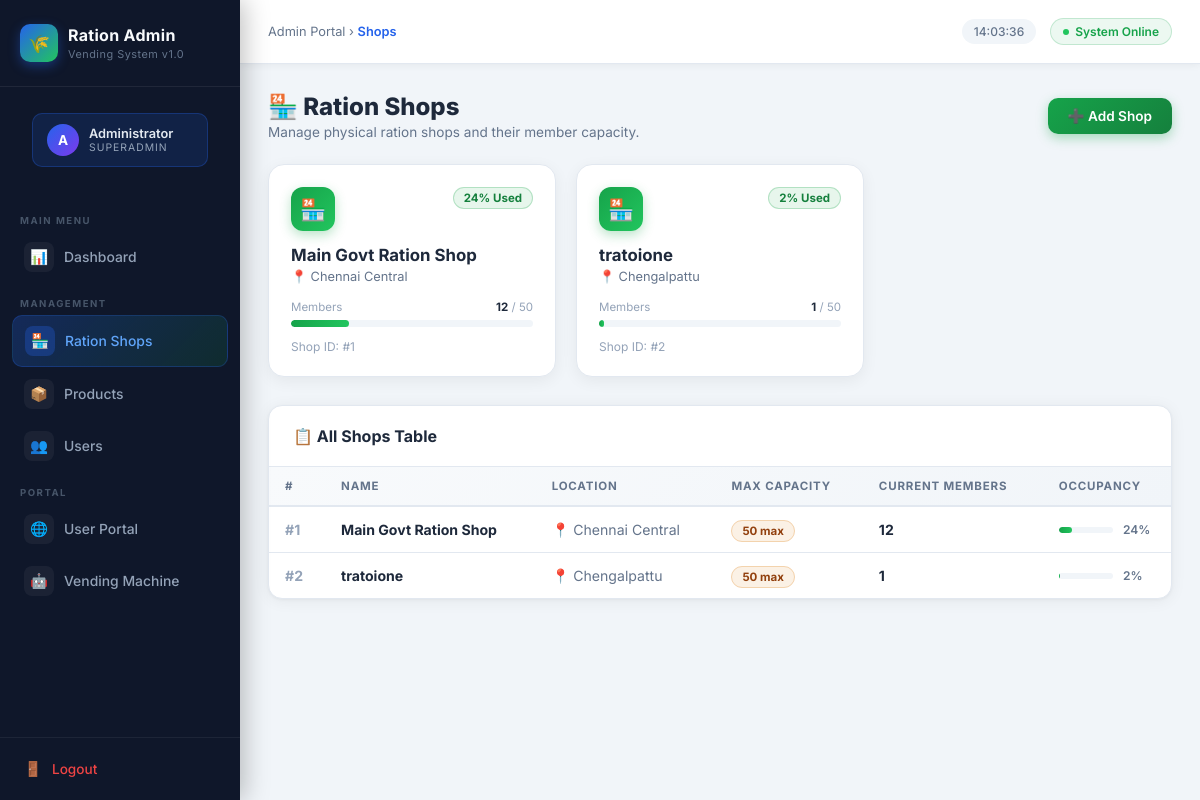
The app's page /admin/shops (signed in) with its own data.
### models.py (models this page shows)
class Shop(db.Model):
    __tablename__ = 'shop'
    id = db.Column(db.Integer, primary_key=True)
    name = db.Column(db.String(100), nullable=False)
    location = db.Column(db.String(255))
    max_members = db.Column(db.Integer, default=50)
    users = db.relationship('User', backref='shop', lazy=True)

### admin_routes.py (the view)
@admin_bp.route('/shops')
@admin_required
def shops():
    all_shops = Shop.query.all()
    return render_template('admin/shops.html', shops=all_shops)

### admin_routes.py (called while the page is built)
def admin_required(f):
    from functools import wraps
    @wraps(f)
    @login_required
    def decorated_function(*args, **kwargs):
        if not current_user.is_admin:
            flash('Admin access required.', 'error')
            return redirect(url_for('main.dashboard'))
        return f(*args, **kwargs)
    return decorated_function

### templates/admin/shops.html (shortened to what this page needs)
{% extends "admin/layout.html" %}
{% block breadcrumb %}Shops{% endblock %}
{% block content %}
<div class="page-heading">
    <div>
        <h1>🏪 Ration Shops</h1>
        <p>Manage physical ration shops and their member capacity.</p>
    </div>
    <a href="{{ url_for('admin.add_shop') }}" class="btn-green">➕ Add Shop</a>
</div>
<div style="display:grid;grid-template-columns:repeat(auto-fill,minmax(280px,1fr));gap:20px;margin-bottom:28px;">
    {% for s in shops %}
    {% set fill_pct = (s.users|length / s.max_members * 100)|int %}
    <div style="background:#fff;border-radius:16px;padding:22px;border:1px solid #e2e8f0;box-shadow:0 4px 16px rgba(0,0,0,0.06);transition:box-shadow 0.2s,transform 0.2s;" onmouseover="this.style.boxShadow='0 8px 28px rgba(0,0,0,0.12)';this.style.transform='translateY(-2px)'" onmouseout="this.style.boxShadow='0 4px 16px rgba(0,0,0,0.06)';this.style.transform='none'">
        <div style="display:flex;justify-content:space-between;align-items:flex-start;margin-bottom:14px;">
            <div style="width:44px;height:44px;background:linear-gradient(135deg,#16a34a,#22c55e);border-radius:12px;display:flex;align-items:center;justify-content:center;font-size:1.3rem;box-shadow:0 4px 12px rgba(22,163,74,0.3);">🏪</div>
            {% if fill_pct >= 90 %}
            <span class="badge-inactive">Near Full</span>
            {% elif fill_pct >= 60 %}
            <span class="badge-warn">{{ fill_pct }}% Full</span>
            {% else %}
            <span class="badge-active">{{ fill_pct }}% Used</span>
            {% endif %}
        </div>
        <div style="font-size:1.05rem;font-weight:700;color:#1e293b;margin-bottom:4px;">{{ s.name }}</div>
        <div style="font-size:0.8rem;color:#64748b;margin-bottom:16px;">📍 {{ s.location }}</div>
        <div style="margin-bottom:12px;">
            <div style="display:flex;justify-content:space-between;font-size:0.72rem;color:#94a3b8;margin-bottom:6px;">
                <span>Members</span>
                <span><strong style="color:#1e293b;">{{ s.users|length }}</strong> / {{ s.max_members }}</span>
            </div>
            <div style="background:#f1f5f9;border-radius:20px;height:7px;overflow:hidden;">
                <div style="width:{{ fill_pct }}%;height:100%;border-radius:20px;background:linear-gradient(90deg,
                    {% if fill_pct >= 90 %}#dc2626,#ef4444
                    {% elif fill_pct >= 60 %}#d97706,#f59e0b
                    {% else %}#16a34a,#22c55e{% endif %});transition:width 0.5s;"></div>
            </div>
        </div>
        <div style="font-size:0.75rem;color:#94a3b8;">Shop ID: #{{ s.id }}</div>
    </div>
    {% endfor %}
</div>
{% if shops %}
<div class="a-card">
    <div class="a-card-header">
        <div class="a-card-title">📋 All Shops Table</div>
    </div>
    <div style="overflow-x:auto;">
        <table class="a-table">
            <thead>
                <tr>
                    <th>#</th>
                    <th>Name</th>
                    <th>Location</th>
                    <th>Max Capacity</th>
                    <th>Current Members</th>
                    <th>Occupancy</th>
                </tr>
            </thead>
            <tbody>
                {% for s in shops %}
                {% set fp = (s.users|length / s.max_members * 100)|int %}
                <tr>
                    <td><span style="font-weight:700;color:#94a3b8;">#{{ s.id }}</span></td>
                    <td><strong>{{ s.name }}</strong></td>
                    <td style="color:#64748b;">📍 {{ s.location }}</td>
                    <td><span class="badge-warn">{{ s.max_members }} max</span></td>
                    <td>
                        <div style="font-weight:700;color:#1e293b;">{{ s.users|length }}</div>
                    </td>
                    <td>
                        <div style="display:flex;align-items:center;gap:10px;">
                            <div style="flex:1;background:#f1f5f9;border-radius:20px;height:6px;overflow:hidden;">
                                <div style="width:{{ fp }}%;height:100%;border-radius:20px;background:linear-gradient(90deg,{% if fp >= 90 %}#dc2626,#ef4444{% elif fp >= 60 %}#d97706,#f59e0b{% else %}#16a34a,#22c55e{% endif %});"></div>
                            </div>
                            <span style="font-size:0.75rem;font-weight:600;color:#64748b;min-width:32px;">{{ fp }}%</span>
                        </div>
                    </td>
                </tr>
                {% endfor %}
            </tbody>
        </table>
    </div>
</div>
{% endif %}
{% endblock %}

### templates/admin/layout.html (style rules this page uses)
*, *::before, *::after { box-sizing: border-box; margin: 0; padding: 0; }
:root { --blue: #2563eb; --blue-light: #3b82f6; --blue-dark: #1d4ed8; --green: #16a34a; --green-light:#22c55e; --red: #dc2626; --red-light: #ef4444; --yellow: #d97706; --yellow-light:#f59e0b; --bg: #f1f5f9; --sidebar-bg: #0f172a; --sidebar-w: 240px; --card-bg: #ffffff; --text: #1e293b; --text-muted: #64748b; --border: #e2e8f0; --radius: 14px; }
body { font-family: 'Inter', sans-serif; background: var(--bg); color: var(--text); min-height: 100vh; display: flex; }
.a-card { background: var(--card-bg); border-radius: var(--radius); box-shadow: 0 2px 16px rgba(0,0,0,0.06), 0 1px 3px rgba(0,0,0,0.04); border: 1px solid var(--border); overflow: hidden; }
.a-card-header { display: flex; align-items: center; justify-content: space-between; padding: 20px 24px; border-bottom: 1px solid var(--border); }
.a-card-title { font-size: 1rem; font-weight: 700; color: var(--text); display: flex; align-items: center; gap: 8px; }
.a-table { width: 100%; border-collapse: collapse; }
.a-table thead tr { background: linear-gradient(135deg, #f8fafc, #f1f5f9); }
.a-table th { padding: 12px 16px; text-align: left; font-size: 0.72rem; font-weight: 700; color: var(--text-muted); text-transform: uppercase; letter-spacing: 0.8px; border-bottom: 2px solid var(--border); }
.a-table td { padding: 14px 16px; font-size: 0.88rem; border-bottom: 1px solid var(--border); color: var(--text); vertical-align: middle; }
.a-table tbody tr { transition: background 0.15s; }
.a-table tbody tr:last-child td { border-bottom: none; }
.btn-green { display: inline-flex; align-items: center; gap: 6px; background: linear-gradient(135deg, var(--green), #15803d); color: #fff; border: none; border-radius: 10px; padding: 10px 20px; font-size: 0.85rem; font-weight: 600; cursor: pointer; text-decoration: none; box-shadow: 0 4px 12px rgba(22,163,74,0.35); transition: all 0.2s ease; }
.badge-active { background: rgba(22,163,74,0.1); color: #15803d; border: 1px solid rgba(22,163,74,0.25); padding: 3px 10px; border-radius: 20px; font-size: 0.72rem; font-weight: 700; }
.badge-warn { background: rgba(217,119,6,0.1); color: #92400e; border: 1px solid rgba(217,119,6,0.25); padding: 3px 10px; border-radius: 20px; font-size: 0.72rem; font-weight: 700; }
.page-heading { display: flex; align-items: center; justify-content: space-between; margin-bottom: 24px; }
.page-heading h1 { font-size: 1.5rem; font-weight: 800; color: var(--text); }
.page-heading p { font-size: 0.85rem; color: var(--text-muted); margin-top: 3px; }

### records on screen
Shop: fill_pct "24", name "Main Govt Ration Shop", location "Chennai Central", users|length "12", max_members "50", id "1", fp "24"
Shop: id "2", name "tratoione", location "Chengalpattu", users|length "1", max_members "50"
